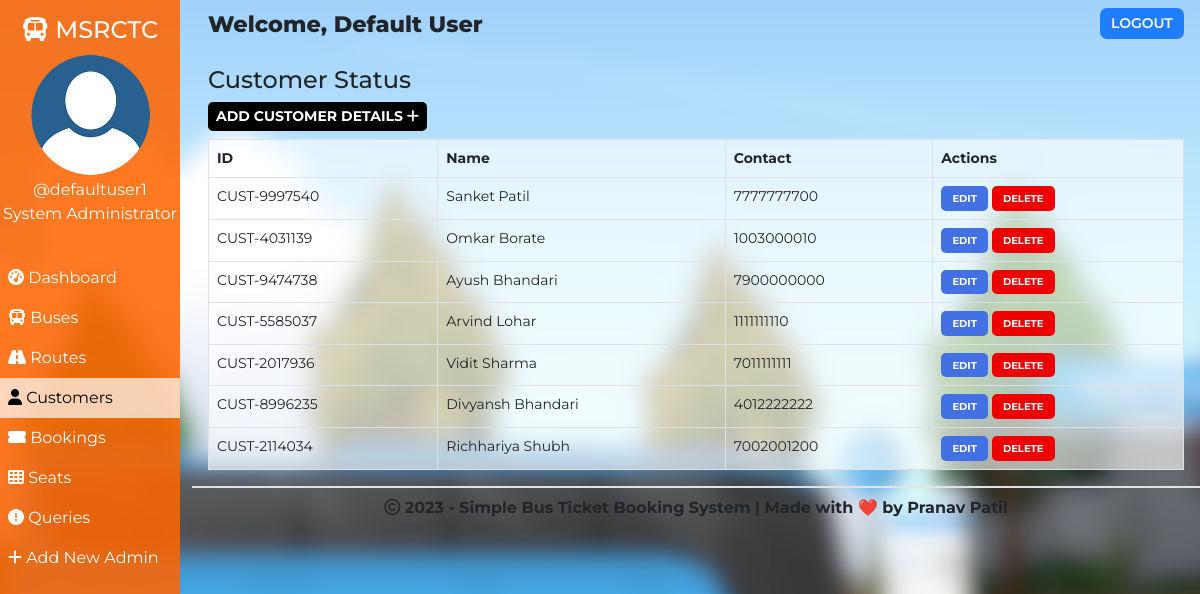
/admin/customer.php (signed in), run on the app's committed database.
### tables this page shows
CREATE TABLE `customers` (
  `id` int(100) NOT NULL,
  `customer_id` varchar(255) NOT NULL,
  `customer_name` varchar(30) NOT NULL,
  `customer_phone` varchar(10) NOT NULL,
  `customer_created` datetime NOT NULL DEFAULT CURRENT_TIMESTAMP
);

### admin/customer.php (the view, shortened to what this page needs)
<!DOCTYPE html>
<html lang="en">
<head>
    <link href="https://cdn.jsdelivr.net/npm/bootstrap@5.0.1/dist/css/bootstrap.min.css" rel="stylesheet">
    <?php
        $page="customer";
    ?>
</head>
<body>
    <?php require '../assets/partials/_admin-header.php';?>
        <?php
            $resultSql = "SELECT * FROM `customers` ORDER BY customer_created DESC";
            $resultSqlResult = mysqli_query($conn, $resultSql);
            if(!mysqli_num_rows($resultSqlResult)){ ?>
                <div class="container mt-4">
                    <div id="noCustomers" class="alert alert-dark " role="alert">
                        <h1 class="alert-heading">No Customers Found!!</h1>
                        <p class="fw-light">Be the first person to add one!</p>
                        <hr>
                        <div id="addCustomerAlert" class="alert alert-success" role="alert">
                                Click on <button id="add-button" class="button btn-sm"type="button"data-bs-toggle="modal" data-bs-target="#addModal">ADD <i class="fas fa-plus"></i></button> to add a customer!
                        </div>
                    </div>
                </div>
            <?php }
            else { ?>
            <section id="customer">
                <div id="head">
                    <h4>Customer Status</h4>
                </div>
                <div id="customer-results">
                    <div>
                        <button id="add-button" class="button btn-sm"type="button"data-bs-toggle="modal" data-bs-target="#addModal">Add Customer Details <i class="fas fa-plus"></i></button>
                    </div>
                    <table class="table table-hover table-bordered">
                        <thead>
                            <th>ID</th>
                            <th>Name</th>
                            <th>Contact</th>
                            <th>Actions</th>
                        </thead>
                        <?php
                            while($row = mysqli_fetch_assoc($resultSqlResult))
                            {
                                $id = $row["id"];
                                $customer_id = $row["customer_id"];
                                $customer_name = $row["customer_name"];
                                $customer_phone = $row["customer_phone"];
                        ?>
                        <tr>
                            <td>
                                <?php
                                    echo $customer_id;
                                ?>
                            </td>
                            <td>
                                <?php
                                    echo $customer_name;
                                ?>
                            </td>
                            <td>
                                <?php
                                    echo $customer_phone;
                                ?>
                            </td>
                            <td>
                            <button class="button edit-button " data-link="<?php echo $_SERVER['REQUEST_URI']; ?>" data-id="<?php
                                                echo $customer_id;?>" data-name="<?php
                                                echo $customer_name;?>" data-phone="<?php
                                                echo $customer_phone;?>"
                                                >Edit</button>
                                            <button class="button delete-button" data-bs-toggle="modal" data-bs-target="#deleteModal" data-id="<?php
                                                echo $id;?>">Delete</button>
                            </td>
                        </tr>
                    <?php
                        }
                    ?>
                    </table>
                </div>
            </section>
            <footer>
                <p>
                    <i class="far fa-copyright"></i> <?php echo date('Y');?> - Simple Bus Ticket Booking System | Made with &#10084;&#65039; by Pranav Patil
                    </p>
            </footer>
            <?php } ?>
        </div>
    </main>
</body>
</html>

### assets/partials/_admin-header.php (shortened to what this page needs)
<?php
    $conn = db_connect();
    $admin_id = $_SESSION['admin_id'];
    $sql = "SELECT * FROM admins WHERE admin_id = $admin_id";
    $result = mysqli_query($conn, $sql);
    if($row = mysqli_fetch_assoc($result))
    {
        $admin_fullname = $row["admin_fullname"];
        $admin_name = $row["admin_name"];
        $admin_img_path = '../assets/user/'.$row["pp"];
    }
?>
    <main id="container">
        <div id="sidebar">
            <h4><i class="fas fa-bus"></i> MSRCTC</h4>
            <div>
                <img class="adminDp" src="<?php echo $admin_img_path; ?>" height="125px" alt="Admin Profile Pic">
                <p>
                    <?php  echo '@'.$admin_name;  ?>
                </p>
                <p>System Administrator</p>
            </div>
            <ul id="options">
                <li class="option <?php if($page=='dashboard'){ echo 'active';}?>">
                    <a href="./dashboard.php">
                    <i class="fas fa-tachometer-alt"></i> Dashboard
                    </a>
                </li>
                <li class="option <?php if($page=='bus'){ echo 'active';}?>">
                    <a href="./bus.php">
                    <i class="fas fa-bus"></i> Buses
                    </a>
                </li>
                <li class="option <?php if($page=='route'){ echo 'active';}?>">
                    <a href="./route.php">
                    <i class="fas fa-road"></i> Routes
                    </a>
                </li>
                <li class="option <?php if($page=='customer'){ echo 'active';}?>">
                    <a href="./customer.php">
                    <i class="fas fa-user"></i> Customers
                    </a>
                </li>
                <li class="option <?php if($page=='booking'){ echo 'active';}?>">
                    <a href="./booking.php">
                    <i class="fas fa-ticket-alt"></i> Bookings
                    </a>
                </li>
                <li class="option <?php if($page=='seat'){ echo 'active';}?>">
                    <a href="./seat.php">
                    <i class="fas fa-th"></i> Seats
                    </a>
                </li>
                <li class="option <?php if($page=='queries'){ echo 'active';}?>">
                    <a href="./queries.php">
                    <i class="fas fa-exclamation-circle"></i> Queries
                    </a>
                </li>
                <li class="option <?php if($page=='signup'){ echo 'active';}?>">
                    <a href="./signup.php">
                    <i class="fas fa-plus"></i> Add New Admin
                    </a>
                </li>
            </ul>
        </div>
        <div id="main-content">
            <section id="welcome">
                <ul>
                    <li class="welcome-item" >Welcome,
                        <span id="admin">
                            <?php
                                echo $admin_fullname;
                            ?>
                        </span>
                    </li>
                    <li class="welcome-item">
                        <button id="logout" class="btn-sm">
                            <a href="../assets/partials/_logout.php">LOGOUT</a>
                        </button>
                    </li>
                </ul>
            </section>

### assets/styles/admin.php (style rules this page uses)
body { margin: 0; box-sizing: border-box; font-family: 'Montserrat', sans-serif; background-image: url("../assets/img/sample1_blur.png"); background-size: cover; background-attachment: fixed; }
html { scroll-behavior: smooth; }
*, *::after, *::before { box-sizing: inherit; }
.adminDp { border-radius: 50%; }
tbody, td, tfoot, th, thead, tr { background-color: #FFFFFF60; }
table { border-radius:6px; }
tr { transition: 0.5s; }
#welcome { background-color: transparent; }
#welcome ul { display: flex; justify-content: space-between; list-style-type: none; padding: 0; margin: 0; }
#welcome li { margin: 0 1rem; padding: 0.5rem 0; }
#welcome li:first-child { font-weight: 800; font-size: 1.4rem; }
#logout { padding: 0.3rem 0.7rem; background-color: #207DFF; font-weight: 600; outline: none; border: none; border-radius: 7px; }
#welcome { background-color: transperent; }
#logout a { color: white; text-decoration: none; }
footer { border-top: 2px solid #e2e2e2; padding: 0.5rem 0; text-align: center; font-weight: bold; }
footer p { margin: 0; }
#sidebar { text-align: center; background-color: #ff6500DD; color: white; position: relative; top: 0%; padding-top: 1rem; z-index: 2; height: 100vh; }
#sidebar p { margin: 0; }
#sidebar ul { margin-top: 2rem; }
#options { list-style-type: none; text-align: left; padding-left: 0; }
.option a { display: block; padding: 0.5rem; text-decoration: none; color: inherit; transition: 0.5s; }
.active { background-color:#FFFFFFB0; color:black; }
#main-content { margin-left: 16%; }
@media only screen and (min-width:1000px) { #sidebar { text-align: center; background-color: #ff6500DD; color: white; width: 15%; position: fixed; top: 0%; padding-top: 1rem; z-index: 2; height: 100vh; } }
@media only screen and (min-width:1000px) { #sidebar p { margin: 0; } }
@media only screen and (min-width:1000px) { #sidebar ul { margin-top: 2rem; } }
@media only screen and (min-width:1000px) { #options { list-style-type: none; text-align: left; padding-left: 0; } }
@media only screen and (min-width:1000px) { .option a { display: block; padding: 0.5rem; text-decoration: none; color: inherit; transition: 0.5s; } }
@media only screen and (min-width:1000px) { .active { background-color:#FFFFFFB0; color:black; } }
@media only screen and (min-width:1000px) { #main-content { margin-left: 16%; } }

### assets/styles/admin-options.php (style rules this page uses)
* { font-family: Montserrat; }
#booking #head, #customer #head, #route #head, #seat #head, #bus #head, #query #head { padding-top: 1rem; }
#booking, #customer, #route, #bus, #seat, #query { padding: 0 1rem; }
#booking-results > div, #customer-results > div, #route-results > div, #bus-results > div #query-results > div { margin-bottom: 0.5rem; }
#booking-results button, #customer-results button, #route button, #bus-results button, #query-results button { border-radius: 5px; }
.button { border: none; font-weight: bold; text-transform: uppercase; }
#add-button { background-color: black; color: white; }
table { font-size: 14px; }
#bus .edit-button, #bus .delete-button, #route .edit-button, #route .delete-button, #customer .edit-button, #customer .delete-button, #query .delete-button, #query .reply-button { padding: 0.3rem 0.7rem; }
table th,td { padding-left: 0.3rem; }
table button { color: white; }
.edit-button, .reply-button { background-color: #4370E2; }
.delete-button { background-color: #EF0000; }
.edit-button, .delete-button, .reply-button { font-size: 10px }

### data on the page
customers: customer "CUST-9997540", customer_name "Sanket Patil", customer_phone "7777777700"
customers: customer "CUST-4031139", customer_name "Omkar Borate", customer_phone "1003000010"
customers: customer "CUST-9474738", customer_name "Ayush Bhandari", customer_phone "7900000000"
customers: customer "CUST-5585037", customer_name "Arvind Lohar", customer_phone "1111111110"
customers: customer "CUST-2017936", customer_name "Vidit Sharma", customer_phone "7011111111"
customers: customer "CUST-8996235", customer_name "Divyansh Bhandari", customer_phone "4012222222"
customers: customer "CUST-2114034", customer_name "Richhariya Shubh", customer_phone "7002001200"

### other printed values
$admin_name "defaultuser1"
$admin_fullname "Default User"
